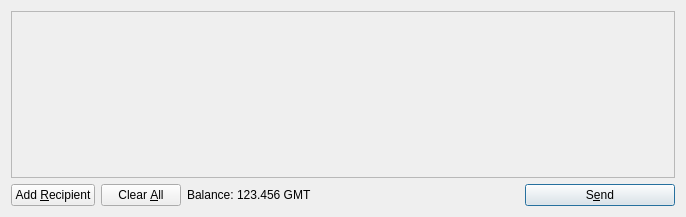
<?xml version="1.0" encoding="UTF-8"?>
<ui version="4.0">
 <class>SendCoinsDialog</class>
 <widget class="QDialog" name="SendCoinsDialog">
  <property name="geometry">
   <rect>
    <x>0</x>
    <y>0</y>
    <width>686</width>
    <height>217</height>
   </rect>
  </property>
  <property name="windowTitle">
   <string>Send Coins</string>
  </property>
  <layout class="QVBoxLayout" name="verticalLayout">
   <item>
    <widget class="QScrollArea" name="scrollArea">
     <property name="widgetResizable">
      <bool>true</bool>
     </property>
     <widget class="QWidget" name="scrollAreaWidgetContents">
      <property name="geometry">
       <rect>
        <x>0</x>
        <y>0</y>
        <width>666</width>
        <height>165</height>
       </rect>
      </property>
      <layout class="QVBoxLayout" name="verticalLayout_2">
       <property name="margin">
        <number>0</number>
       </property>
       <item>
        <layout class="QVBoxLayout" name="entries">
         <property name="spacing">
          <number>6</number>
         </property>
        </layout>
       </item>
       <item>
        <spacer name="verticalSpacer">
         <property name="orientation">
          <enum>Qt::Vertical</enum>
         </property>
         <property name="sizeHint" stdset="0">
          <size>
           <width>20</width>
           <height>40</height>
          </size>
         </property>
        </spacer>
       </item>
      </layout>
     </widget>
    </widget>
   </item>
   <item>
    <layout class="QHBoxLayout" name="horizontalLayout">
     <item>
      <widget class="QPushButton" name="addButton">
       <property name="toolTip">
        <string>Send to multiple recipients at once</string>
       </property>
       <property name="text">
        <string>Add &amp;Recipient</string>
       </property>
       <property name="icon">
        <iconset resource="../bitcoin.qrc">
         <normaloff>:/icons/add</normaloff>:/icons/add</iconset>
       </property>
       <property name="autoDefault">
        <bool>false</bool>
       </property>
      </widget>
     </item>
     <item>
      <widget class="QPushButton" name="clearButton">
       <property name="sizePolicy">
        <sizepolicy hsizetype="Minimum" vsizetype="Fixed">
         <horstretch>0</horstretch>
         <verstretch>0</verstretch>
        </sizepolicy>
       </property>
       <property name="toolTip">
        <string>Remove all transaction fields</string>
       </property>
       <property name="text">
        <string>Clear &amp;All</string>
       </property>
       <property name="icon">
        <iconset resource="../bitcoin.qrc">
         <normaloff>:/icons/remove</normaloff>:/icons/remove</iconset>
       </property>
       <property name="autoRepeatDelay">
        <number>300</number>
       </property>
       <property name="autoDefault">
        <bool>false</bool>
       </property>
      </widget>
     </item>
     <item>
      <layout class="QHBoxLayout" name="horizontalLayout_2">
       <property name="spacing">
        <number>3</number>
       </property>
       <item>
        <widget class="QLabel" name="label">
         <property name="text">
          <string>Balance:</string>
         </property>
        </widget>
       </item>
       <item>
        <widget class="QLabel" name="labelBalance">
         <property name="cursor">
          <cursorShape>IBeamCursor</cursorShape>
         </property>
         <property name="text">
          <string>123.456 GMT</string>
         </property>
         <property name="textInteractionFlags">
          <set>Qt::LinksAccessibleByMouse|Qt::TextSelectableByKeyboard|Qt::TextSelectableByMouse</set>
         </property>
        </widget>
       </item>
      </layout>
     </item>
     <item>
      <spacer name="horizontalSpacer">
       <property name="orientation">
        <enum>Qt::Horizontal</enum>
       </property>
       <property name="sizeHint" stdset="0">
        <size>
         <width>40</width>
         <height>20</height>
        </size>
       </property>
      </spacer>
     </item>
     <item>
      <widget class="QPushButton" name="sendButton">
       <property name="minimumSize">
        <size>
         <width>150</width>
         <height>0</height>
        </size>
       </property>
       <property name="toolTip">
        <string>Confirm the send action</string>
       </property>
       <property name="text">
        <string>S&amp;end</string>
       </property>
       <property name="icon">
        <iconset resource="../bitcoin.qrc">
         <normaloff>:/icons/send</normaloff>:/icons/send</iconset>
       </property>
       <property name="default">
        <bool>true</bool>
       </property>
      </widget>
     </item>
    </layout>
   </item>
  </layout>
 </widget>
 <resources>
  <include location="../bitcoin.qrc"/>
 </resources>
 <connections/>
</ui>
